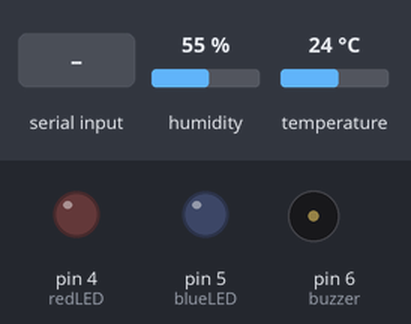
The sketch below on a simulated Arduino Uno, built with avr-gcc and run on an emulated ATmega328P. Shown: output pins drawn as LEDs (lit = HIGH), buzzer (waves = sounding). Dashed ring = blinking. Inputs (shaded band) come from the test bench; at power-on: humidity 55 %, temperature 24 °C. Random numbers use the default seed unless the sketch sets one; what the sketch prints to the serial monitor is not drawn.

Above: at 1.2 s.
1.3 s: "H" received over Serial
At 2.4 s:
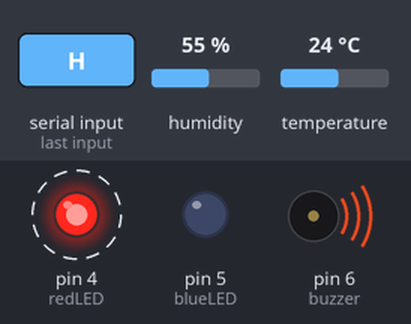
At 2.9 s:
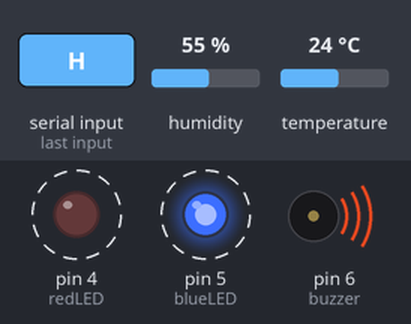
Timing chart, 0 to 8.5 s (numbered marks = the images above; inputs shaded):
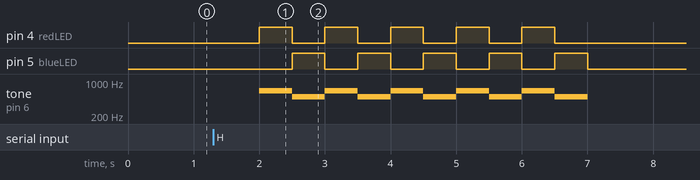

Measured:
- after the input at 1.3 s, pin 4 (redLED): alternates HIGH for 0.50 s and LOW for 0.50 s, 10 changes in all, then stays LOW, starting after 0.70 s; pin 5 (blueLED): alternates HIGH for 0.50 s and LOW for 0.50 s, 10 changes in all, then stays LOW, starting after 1.2 s

The sketch:

BluetoothClient.ino
```cpp
#include <dht_nonblocking.h>
#define dhtSensorType DHT_TYPE_11
#define redLED 4
#define blueLED 5
#define buzzer 6

int incomingByte;
const int baudRate=9600;
const int dhtSensorPin=2;
float Na;
float K;
float Glucose;
float CRP;
float ILBeta;
float temperature;
float humidity;
unsigned long interval=5000;

DHT_nonblocking dht_sensor(dhtSensorPin, dhtSensorType);

static bool checkNa(float *Na)
{
  /*
   * Check whether the Na concentration reading is ready for uploading
   *
   * By defaut, the Na concentration comes from the ion-selective electrode
   * as a float with default unit: mM
   *
   * For proof-of-principle purpose, this function for now would generate a
   * random float value within: 10~160 mM, which is estimated based on the
   * reference papers
   */
   static unsigned long NaTimeStamp=millis();
   if (millis()-NaTimeStamp>interval)
   {
    NaTimeStamp=millis();
    *Na=(float)random(1000, 16001)/100;
    return true;
   }
   return false;
}

static bool checkK(float *K)
{
  /*
   * Check whether the K concentration reading is ready for uploading
   *
   * By default, the K concentration comes from the ion-selective electrode
   * as a float with default unit: mM
   *
   * For proof-of-principle purpose, this function for now would return a
   * random float value within: 1~32 mM, which is estimated based on the
   * reference papers
   */
   static unsigned long KTimeStamp=millis();
   if (millis()-KTimeStamp>interval)
   {
    KTimeStamp=millis();
    *K=(float)random(100, 3201)/100;
    return true;
   }
   return false;
}

static bool checkGlucose(float *Glucose)
{
  /*
   * Check whether the Glucose concentration is ready for uploading
   *
   * By default, the Glucose concentration from the glucose sensor
   * as a float with default unit: μM
   *
   * For proof-of-principle purpose, this function for now would return a
   * random float value within: 0~200 μM, which is estimated based on the
   * reference papers
   */
   static unsigned long GlucoseTimeStamp=millis();
   if (millis()-GlucoseTimeStamp>interval)
   {
    GlucoseTimeStamp=millis();
    *Glucose=(float)random(0, 20001)/100;
    return true;
   }
   return false;
}

static bool checkCRP(float *CRP)
{
  /*
   * Check whether the CRP concentration is ready for uploading
   *
   * By default, the CRP concentration from the IBD sensor
   * as a float with default unit: ng/mL
   *
   * For proof-of-principle purpose, this function for now would return a
   * random float value within: 0~10 ng/mL, which is estimated based on the
   * reference papers
   */
   static unsigned long CRPTimeStamp=millis();
   if (millis()-CRPTimeStamp>interval)
   {
    CRPTimeStamp=millis();
    *CRP=(float)random(0, 1001)/100;
    return true;
   }
   return false;
}

static bool checkILBeta(float *ILBeta)
{
  /*
   * Return the IL-Beta concentration from the IBD sensor as a float
   * with default unit: pg/mL
   *
   * For proof-of-principle purpose, this function for now would return a
   * random float value within: 0.2~200 pg/mL, which is estimated based on the
   * reference papers
   */
   static unsigned long ILBetaTimeStamp=millis();
   if (millis()-ILBetaTimeStamp>interval)
   {
    ILBetaTimeStamp=millis();
    *ILBeta=(float)random(20, 20001)/100;
    return true;
   }
   return false;
}

static bool checkTemperature(float *temperature, float *humidity)
{
  /*
   * Check whether the temperature reading is ready for uploading
   */
   static unsigned long temperatureTimeStamp=millis();
   if (millis()-temperatureTimeStamp>interval)
   {
    if (dht_sensor.measure(temperature, humidity)==true)
    {
      temperatureTimeStamp=millis();
      return true;
    }
   }
   return false;
}

void uploadNa(float *Na)
{
  /*
   * Upload the Na concentration only if the sensor is ready
   */
   if (checkNa(Na)==true)
   {Serial.println("Na,"+String(*Na));}
}

void uploadK(float *K)
{
  /*
   * Upload the K concentration only if the sensor is ready
   */
   if (checkK(K)==true)
   {Serial.println("K,"+String(*K));}
}

void uploadGlucose(float *Glucose)
{
  /*
   * Upload the Glucose concentration only if the sensor is ready
   */
   if (checkGlucose(Glucose)==true)
   {Serial.println("Glucose,"+String(*Glucose));}
}

void uploadCRP(float *CRP)
{
  /*
   * Upload the CRP concentration only if the sensor is ready
   */
   if (checkCRP(CRP)==true)
   {Serial.println("CRP,"+String(*CRP));}
}

void uploadILBeta(float *ILBeta)
{
  /*
   * Upload the ILBeta concentration only if the sensor is ready
   */
   if (checkILBeta(ILBeta)==true)
   {Serial.println("ILBeta,"+String(*ILBeta));}
}

void uploadTemperature(float *temperature, float *humidity)
{
  /*
   * Upload the temperature reading only if the sensor is ready
   */
   if (checkTemperature(temperature, humidity)==true)
   {Serial.println("Temperature,"+String(*temperature));}
}

void alarm()
{
  /*
   * Fire alarm if received the command from the PC
   *
   * The alarm simulates the ambulance alarm:
   * (1) Red/Blue LED will blink for 5s
   * (2) The buzzer will beep at different frequency for 5s
   * (3) The alarm automatically stops after 5s
   */
   digitalWrite(redLED, LOW);
   digitalWrite(blueLED, LOW);

   for (int i=0;i<5;i++)
   {
    tone(buzzer, 660, 500);
    digitalWrite(redLED, HIGH);
    digitalWrite(blueLED, LOW);
    delay(500);

    tone(buzzer, 494, 500);
    digitalWrite(redLED, LOW);
    digitalWrite(blueLED, HIGH);
    delay(500);
   }

   digitalWrite(redLED, LOW);
   digitalWrite(blueLED, LOW);
}

void setup() {
  Serial.begin(baudRate);
  pinMode(redLED, OUTPUT);
  pinMode(blueLED, OUTPUT);
  digitalWrite(redLED, LOW);
  digitalWrite(blueLED, LOW);
}

void loop()
{
  /*
   * Within a full loop:
   * (1) Upload the Na concentration
   * (2) Upload the K concentration
   * (3) Upload the Glucose concentration
   * (4) Upload the CRP concentration
   * (5) Upload the ILBeta concentration
   * (6) Upload the Temperature reading
   * (7) Fire alarm if received command from PC
   */
  uploadNa(&Na);
  uploadK(&K);
  uploadGlucose(&Glucose);
  uploadCRP(&CRP);
  uploadILBeta(&ILBeta);
  uploadTemperature(&temperature, &humidity);
  if (Serial.available() > 0)
  {
    incomingByte = Serial.read();
    if (incomingByte == 'H') { alarm();}
  }
  delay(1000);
}
```
